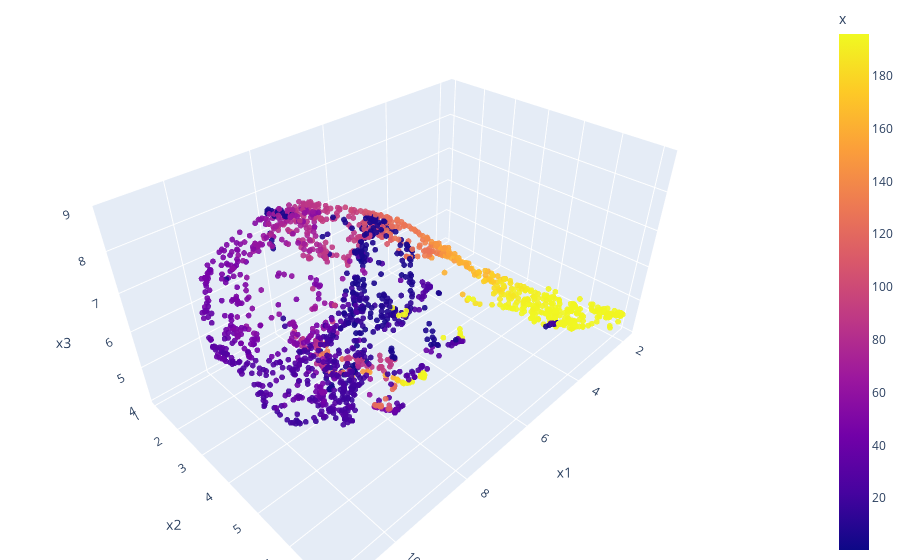

The notebook cell this image was saved under:
### Code cell
fig = px.scatter_3d(df, x='x1', y='x2', z='x3',
              color='x', opacity=0.9)

fig.update_traces(marker_size=2)

# tight layout
fig.update_layout(margin=dict(l=0, r=0, b=0, t=0))
fig.show()

### Figure 1 — Plotly figure (JSON) as saved in the notebook; plotly's stock layout.template omitted (floating-point values rounded to 4 significant figures; data arrays with more than 128 entries replaced by an {"elided": "..."} marker saying what was removed)
{"data": [{"hovertemplate": "x1=%{x}<br>x2=%{y}<br>x3=%{z}<br>x=%{marker.color}<extra></extra>", "legendgroup": "", "marker": {"color": {"elided": "1851 float values"}, "coloraxis": "coloraxis", "opacity": 0.9, "size": 2, "symbol": "circle"}, "mode": "markers", "name": "", "scene": "scene", "showlegend": false, "type": "scatter3d", "x": {"elided": "1851 float values"}, "y": {"elided": "1851 float values"}, "z": {"elided": "1851 float values"}}], "layout": {"coloraxis": {"colorbar": {"title": {"text": "x"}}, "colorscale": [[0, "#0d0887"], [0.1111, "#46039f"], [0.2222, "#7201a8"], [0.3333, "#9c179e"], [0.4444, "#bd3786"], [0.5556, "#d8576b"], [0.6667, "#ed7953"], [0.7778, "#fb9f3a"], [0.8889, "#fdca26"], [1, "#f0f921"]]}, "legend": {"tracegroupgap": 0}, "margin": {"b": 0, "l": 0, "r": 0, "t": 0}, "scene": {"domain": {"x": [0, 1], "y": [0, 1]}, "xaxis": {"title": {"text": "x1"}}, "yaxis": {"title": {"text": "x2"}}, "zaxis": {"title": {"text": "x3"}}}}}
